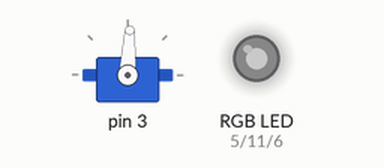
Recording of a sketch running on a simulated Arduino Uno, built with avr-gcc and run on an emulated ATmega328P. On the bench: servo, an RGB LED mixed from three pins (HIGH = lit). Dim RGB values are drawn brighter than linear; random numbers use the default seed unless the sketch sets one; what the sketch prints to the serial monitor is not drawn.

Above: at 1.05 s.
At 6.21 s:
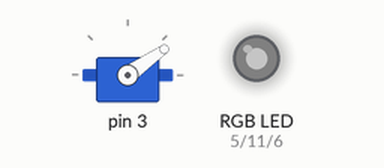
At 10.08 s:
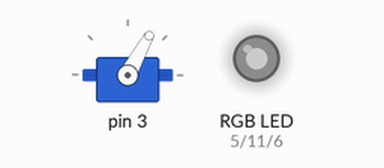
At 23.35 s:
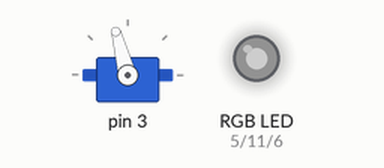
At 31.42 s:
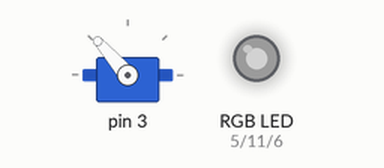
At 39.53 s:
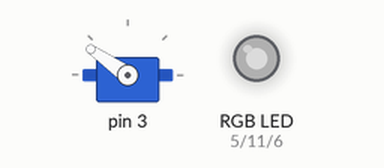
Timing chart, 0 to 40.0 s (numbered marks = the images above):
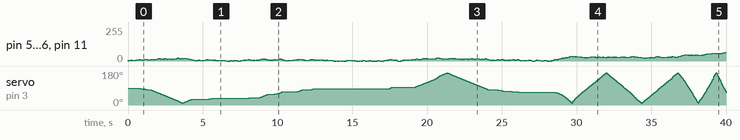

The sketch:

scp-V1.ino
```cpp
#include <Servo.h>


const byte startAngle = 90;
const byte nbreServo = 1;
const byte miniPos = 10;
const byte maxPos = 170;
const byte nbrededegreMax = 20;
const byte nbredevibrationMax = 20;

const byte redpin = 5;
const byte bluepin = 6;
const byte greenpin = 11;
const byte maxPower = 220;
const byte miniPower = 0;

int whitePower = 0;
int poslinkedwhite=whitePower;

bool directionAngle[nbreServo];
byte pos[nbreServo];
byte nbrededegre[nbreServo] = {};

Servo servo[nbreServo];

void setup() {
  servo[0].attach(3);

  pinMode(redpin, OUTPUT);
  pinMode(bluepin, OUTPUT);
  pinMode(greenpin, OUTPUT);


  Serial.begin(9600);

  for (byte i = 0; i < nbreServo; i++) {

    pos[i] = startAngle;
    servo[i].write(90);
  }
}

void loop() {

  ledRVB();

  nbrededegre[0] = map (whitePower,miniPower,maxPower,0, nbrededegreMax);


    moveMode(0);
    safelimites(0);


    Serial.print("nbrededegre ");
    Serial.println(nbrededegre[0]);

}


void moveMode(byte whatServoInfo) {
  // on change de nbrededegre
  if (pos[whatServoInfo] <= miniPos or pos[whatServoInfo] >= maxPos) {
    directionAngle[whatServoInfo] = !directionAngle[whatServoInfo];
  }

  // remise au minimun la nbrededegre de tous si un servo arrive au max et coleremode off
  if ( nbrededegre[whatServoInfo] > nbrededegreMax) {
    for (byte j = 0; j < nbreServo; j++) {
      nbrededegre[j] = 1;
    }
  }


  if (directionAngle[whatServoInfo]) {
    pos[whatServoInfo] = pos[whatServoInfo] + nbrededegre[whatServoInfo];
  } else {
    pos[whatServoInfo] = pos[whatServoInfo] - nbrededegre[whatServoInfo];
  }

  safelimites(whatServoInfo);
  servo[whatServoInfo].write(pos[whatServoInfo]);
}

void safelimites(byte whatServoInfo) {

  // on modifie la direction en bout de limite

  // on reste dans les limite d'angle
  if (pos[whatServoInfo] > maxPos) {
    pos[whatServoInfo] = maxPos;
  }
  if (pos[whatServoInfo] < miniPos) {
    pos[whatServoInfo] = miniPos;
  }
  if (nbrededegre[whatServoInfo] < 1) {
    nbrededegre[whatServoInfo] = 1;
  }

}

void ledRVB() {

  whitePower = whitePower +  random(-2,3);
  if (whitePower < miniPower) {
    whitePower = miniPower;
  }
  if (whitePower > maxPower) {
    whitePower = maxPower;
  }
  analogWrite(redpin, whitePower);
  analogWrite(bluepin, whitePower);
  analogWrite(greenpin, whitePower);

  Serial.print("whitePower ");
  Serial.println( whitePower);
}
```
